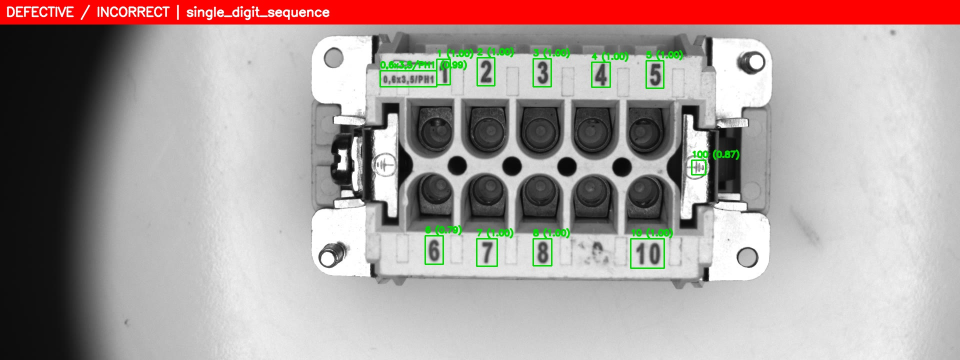
#> input picture ocr_capture_poc/captures/capture_1791527706007.jpg, 1920 x 720 px (shown at 1/2 size); its folder holds only this picture in this run
$ python -i geometry.py   (imports and definitions only)
#> lines starting #> are read from the running program, lines starting #| are printed output that depends on the picture
"""Silhouette, oriented-bounding-rectangle and circle measurements for planar parts.

Measurements are image-space pixels unless a mm_per_px calibration is supplied.
"""
from __future__ import annotations

import math
from typing import Any, Optional

import cv2
import numpy as np


def _odd(value: int, maximum: int = 31) -> int:
    value = max(1, min(maximum, int(value)))
    return value if value % 2 else min(maximum, value + 1)


def _gray_bgr(frame: np.ndarray) -> tuple[np.ndarray, np.ndarray]:
    if frame.ndim == 2:
        gray = frame
        bgr = cv2.cvtColor(frame, cv2.COLOR_GRAY2BGR)
    elif frame.ndim == 3 and frame.shape[2] == 4:
        bgr = cv2.cvtColor(frame, cv2.COLOR_BGRA2BGR)
        gray = cv2.cvtColor(bgr, cv2.COLOR_BGR2GRAY)
    else:
        bgr = frame.copy()
        gray = cv2.cvtColor(bgr, cv2.COLOR_BGR2GRAY)
    return gray, bgr


# [441 lines left out: functions _candidate_masks, extract_silhouette, _measure_label, _circle_contrast, detect_circles, _cluster_axis_segments and 6 more, not called in this run]


def _distance_in_mm(p1: tuple[float, float], p2: tuple[float, float]) -> float:
    return float(math.hypot(p2[0] - p1[0], p2[1] - p1[1]))


# [47 lines left out: function _apply_homography_to_dimensions, not called in this run]


def _format_distance(px: float, mm_per_px: Optional[float]) -> tuple[float, str]:
    value, label = _measure_label(px, mm_per_px)
    return round(value, 4), label


# [317 lines left out: functions _draw_double_arrow, _draw_label, _build_dimensions, _draw_axis_guides, _draw_dimension_arrows, _process_measurement_region and 1 more, not called in this run]

>>> import cv2
>>> picture = cv2.imread('../ocr_capture_poc/captures/capture_1791527706007.jpg')
#> picture is the input picture: shape (720, 1920, 3); mean B, G, R 154.8, 157, 171
>>> result = _gray_bgr(picture)
#> in _gray_bgr, `gray = cv2.cvtColor(bgr, cv2.COLOR_BGR2GRAY)`:
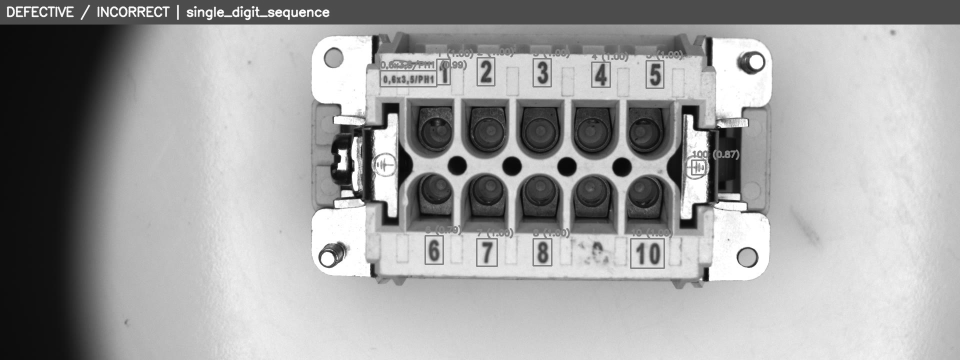
#> gray: shape (720, 1920) (shown at 1/2 size); min 4, max 255, mean 160.9
